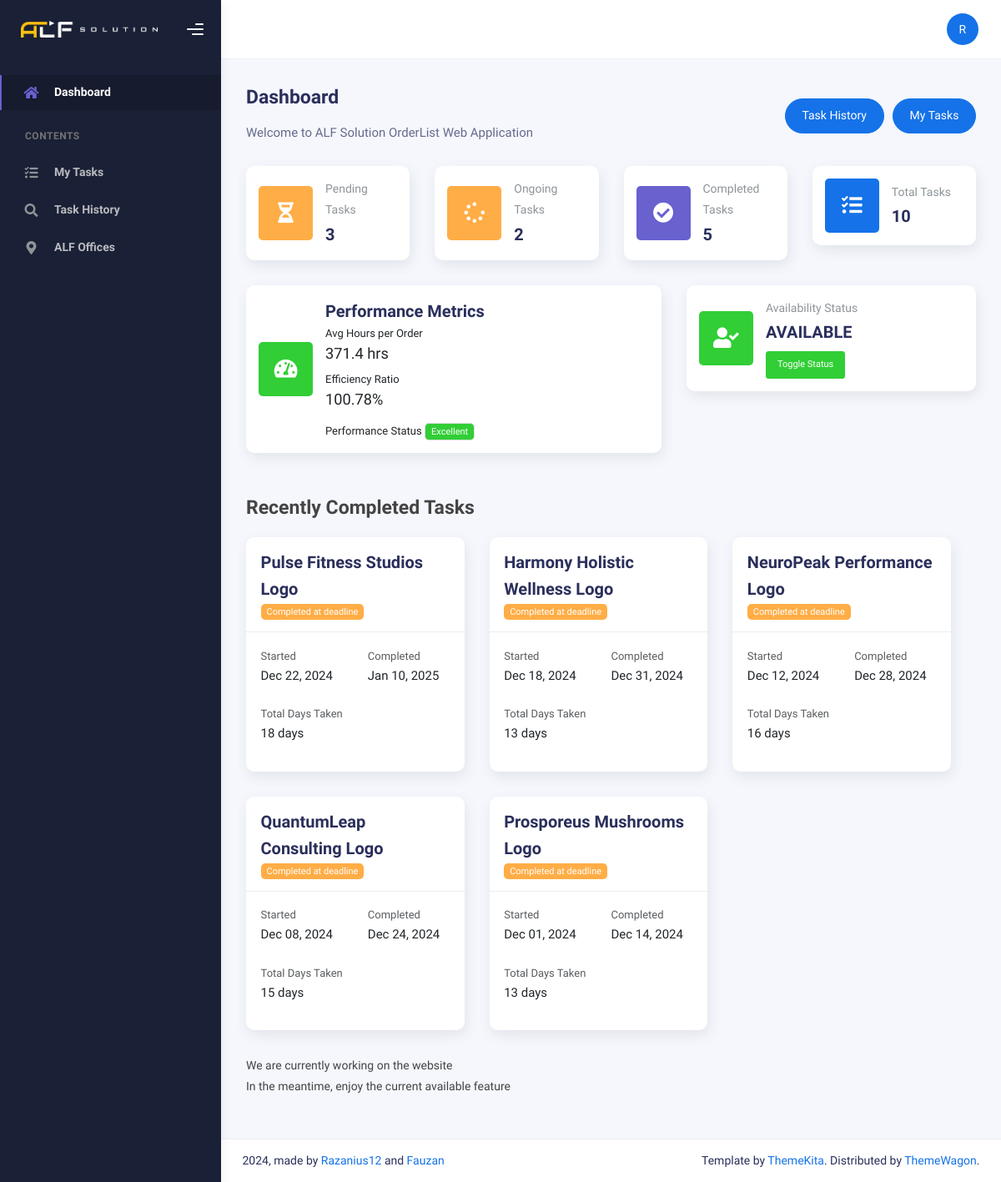
/ (signed in), run on the app's committed database.
### tables this page shows
CREATE TABLE `workers` (
  `id_worker` int(11) NOT NULL,
  `username` varchar(255) NOT NULL,
  `password` varchar(255) NOT NULL,
  `name_worker` varchar(255) NOT NULL,
  `id_position` int(11) NOT NULL,
  `gender_worker` enum('MALE','FEMALE','OTHER') NOT NULL,
  `phone_number` varchar(16) NOT NULL,
  `availability_status` enum('AVAILABLE','TASKED') NOT NULL DEFAULT 'AVAILABLE',
  `assigned_order_id` int(11) DEFAULT NULL,
  `created_at` timestamp NOT NULL DEFAULT current_timestamp(),
  `updated_at` timestamp NOT NULL DEFAULT current_timestamp() ON UPDATE current_timestamp()
);

CREATE TABLE `orders` (
  `id_order` int(11) NOT NULL,
  `project_manager_id` int(11) DEFAULT NULL,
  `worker_id` int(11) DEFAULT NULL,
  `order_name` varchar(255) DEFAULT NULL,
  `description` text DEFAULT NULL,
  `start_date` datetime DEFAULT NULL,
  `finished_at` datetime DEFAULT NULL,
  `deadline` date DEFAULT NULL,
  `status` enum('PENDING','IN_PROGRESS','COMPLETED','CANCELLED') DEFAULT 'PENDING',
  `order_price` int(255) DEFAULT NULL,
  `attachment_id` int(11) DEFAULT NULL
);

### main/pages/dashboard.php (the view, shortened to what the rows shown need)
<?php
$currentUser = getCurrentUserDetails();
require 'config/database.php';
$adminCount = 0;
$workerCount = 0;
$orderCount = 0;
$totalSales = 0;
$monthlyStats = [];
try {
 $adminQuery = "SELECT COUNT(*) AS count FROM admins";
 $adminResult = mysqli_query($conn, $adminQuery);
 if ($adminResult) {
  $adminCount = mysqli_fetch_assoc($adminResult)['count'];
 }
 $workerQuery = "SELECT COUNT(*) AS count FROM workers";
 $workerResult = mysqli_query($conn, $workerQuery);
 if ($workerResult) {
  $workerCount = mysqli_fetch_assoc($workerResult)['count'];
 }
 $orderQuery = "SELECT COUNT(*) AS count FROM orders";
 $orderResult = mysqli_query($conn, $orderQuery);
 if ($orderResult) {
  $orderCount = mysqli_fetch_assoc($orderResult)['count'];
 }
 $totalSalesQuery = "SELECT SUM(order_price) AS total_sales FROM orders";
 $totalSalesResult = mysqli_query($conn, $totalSalesQuery);
 if ($totalSalesResult) {
  $totalSales = mysqli_fetch_assoc($totalSalesResult)['total_sales'];
 }
 $monthlyStatsQuery = "
        SELECT
            DATE_FORMAT(start_date, '%Y-%m') as month,
            COUNT(*) as total_orders,
            COUNT(CASE WHEN status = 'COMPLETED' THEN 1 END) as completed_orders,
            SUM(order_price) as monthly_revenue
        FROM orders
        WHERE start_date >= DATE_SUB(CURRENT_DATE(), INTERVAL 6 MONTH)
        GROUP BY DATE_FORMAT(start_date, '%Y-%m')
        ORDER BY month DESC
    ";
 $monthlyStatsResult = mysqli_query($conn, $monthlyStatsQuery);
 if ($monthlyStatsResult) {
  while ($row = mysqli_fetch_assoc($monthlyStatsResult)) {
   $monthlyStats[] = $row;
  }
 }
 if ($currentUser['role'] === 'worker') {
  $workerId = $currentUser['id'];
  $workerStatsQuery = "
            SELECT
                COUNT(*) as total_tasks,
                COUNT(CASE WHEN status = 'PENDING' THEN 1 END) as pending_tasks,
                COUNT(CASE WHEN status = 'COMPLETED' THEN 1 END) as completed_tasks,
                COUNT(CASE WHEN status = 'IN_PROGRESS' THEN 1 END) as ongoing_tasks
            FROM orders
            WHERE worker_id = ?
        ";
  $stmt = mysqli_prepare($conn, $workerStatsQuery);
  mysqli_stmt_bind_param($stmt, "i", $workerId);
  mysqli_stmt_execute($stmt);
  $workerStats = mysqli_stmt_get_result($stmt)->fetch_assoc();
 }
} catch (Exception $e) {
 error_log("Dashboard Count Error: " . $e->getMessage());
}
$workerId = $_SESSION['user_id'];
$statusQuery = "SELECT availability_status FROM workers WHERE id_worker = ?";
$stmt = mysqli_prepare($conn, $statusQuery);
mysqli_stmt_bind_param($stmt, "i", $workerId);
mysqli_stmt_execute($stmt);
$result = mysqli_stmt_get_result($stmt);
$workerStatus = mysqli_fetch_assoc($result);
$workerId = $currentUser['id'];
$performanceQuery = "
    SELECT
        COUNT(*) as total_completed_orders,
        AVG(TIMESTAMPDIFF(HOUR, start_date, finished_at)) as avg_hours_per_order,
        AVG(TIMESTAMPDIFF(HOUR, start_date, finished_at) /
            TIMESTAMPDIFF(HOUR, start_date, deadline)) as efficiency_ratio,
        (SELECT AVG(TIMESTAMPDIFF(HOUR, start_date, finished_at))
         FROM orders
         WHERE status = 'COMPLETED') as system_avg_hours
    FROM orders
    WHERE worker_id = ? AND status = 'COMPLETED'
";
$stmt = mysqli_prepare($conn, $performanceQuery);
mysqli_stmt_bind_param($stmt, "i", $workerId);
mysqli_stmt_execute($stmt);
$performanceResult = mysqli_stmt_get_result($stmt);
$performance = mysqli_fetch_assoc($performanceResult);
$avgHoursPerOrder = round($performance['avg_hours_per_order'], 2) ?? 0;
$efficiencyRatio = round($performance['efficiency_ratio'] * 100, 2) ?? 0;
$completedTasksQuery = "
    SELECT
        o.id_order,
        o.order_name,
        o.start_date,
        o.finished_at,
        o.deadline,
        TIMESTAMPDIFF(DAY, o.start_date, o.finished_at) as days_taken,
        TIMESTAMPDIFF(DAY, o.finished_at, o.deadline) as days_before_deadline
    FROM
        orders o
    WHERE
        o.worker_id = ? AND o.status = 'COMPLETED'
    ORDER BY
        o.finished_at DESC
    LIMIT 6
";
$stmt = mysqli_prepare($conn, $completedTasksQuery);
mysqli_stmt_bind_param($stmt, "i", $workerId);
mysqli_stmt_execute($stmt);
$completedTasksResult = mysqli_stmt_get_result($stmt);
$completedTasks = [];
while ($task = mysqli_fetch_assoc($completedTasksResult)) {
 $completedTasks[] = $task;
}
function getPerformanceStatus($efficiencyRatio)
{
 if ($efficiencyRatio > 100)
  return ['status' => 'Excellent', 'color' => 'success'];
 return ['status' => 'Needs Improvement', 'color' => 'danger'];
}
$performanceStatus = getPerformanceStatus($efficiencyRatio);
?>
<div class="container">
 <div class="page-inner">
  <?php if ($currentUser['role'] === 'admin'): ?>
   <div class="row">
    <div class="col-sm-6 col-md-3">
     <div class="card card-stats card-round">
      <div class="card-body">
       <div class="row align-items-center">
        <div class="col-icon">
         <div class="icon-big text-center icon-primary bubble-shadow-small">
          <i class="fas fa-users"></i>
         </div>
        </div>
        <div class="col col-stats ms-3 ms-sm-0">
         <div class="numbers">
          <p class="card-category">Admins</p>
          <h4 class="card-title"><?php echo htmlspecialchars($adminCount); ?></h4>
         </div>
        </div>
       </div>
      </div>
     </div>
    </div>
    <div class="col-sm-6 col-md-3">
     <div class="card card-stats card-round">
      <div class="card-body">
       <div class="row align-items-center">
        <div class="col-icon">
         <div class="icon-big text-center icon-info bubble-shadow-small">
          <i class="fas fa-user-check"></i>
         </div>
        </div>
        <div class="col col-stats ms-3 ms-sm-0">
         <div class="numbers">
          <p class="card-category">Workers</p>
          <h4 class="card-title"><?php echo htmlspecialchars($workerCount); ?></h4>
         </div>
        </div>
       </div>
      </div>
     </div>
    </div>
    <div class="col-sm-6 col-md-3">
     <div class="card card-stats card-round">
      <div class="card-body">
       <div class="row align-items-center">
        <div class="col-icon">
         <div class="icon-big text-center icon-success bubble-shadow-small">
          <i class="fas fa-luggage-cart"></i>
         </div>
        </div>
        <div class="col col-stats ms-3 ms-sm-0">
         <div class="numbers">
          <p class="card-category">Total Sales</p>
          <h4 class="card-title">$ <?php echo htmlspecialchars(number_format($totalSales, 0, ',', '.')); ?></h4>
         </div>
        </div>
       </div>
      </div>
     </div>
    </div>
    <div class="col-sm-6 col-md-3">
     <div class="card card-stats card-round">
      <div class="card-body">
       <div class="row align-items-center">
        <div class="col-icon">
         <div class="icon-big text-center icon-secondary bubble-shadow-small">
          <i class="far fa-check-circle"></i>
         </div>
        </div>
        <div class="col col-stats ms-3 ms-sm-0">
         <div class="numbers">
          <p class="card-category">Orders</p>
          <h4 class="card-title"><?php echo htmlspecialchars($orderCount); ?></h4>
         </div>
        </div>
       </div>
      </div>
     </div>
    </div>
   </div>
   <div class="row mt-4">
    <div class="col-md-12">
     <div class="card">
      <div class="card-header">
       <h4 class="card-title">Monthly Statistics (Last 6 Months)</h4>
      </div>
      <div class="card-body">
       <div class="table-responsive">
        <table class="table table-hover">
         <thead>
          <tr>
           <th>Month</th>
           <th>Total Orders</th>
           <th>Completed Orders</th>
           <th>Monthly Revenue</th>
          </tr>
         </thead>
         <tbody>
          <?php foreach ($monthlyStats as $stats): ?>
           <tr>
            <td><?php echo date('F Y', strtotime($stats['month'] . '-01')); ?></td>
            <td><?php echo htmlspecialchars($stats['total_orders']); ?></td>
            <td><?php echo htmlspecialchars($stats['completed_orders']); ?></td>
            <td>$ <?php echo htmlspecialchars(number_format($stats['monthly_revenue'], 0, ',', '.')); ?></td>
           </tr>
          <?php endforeach; ?>
         </tbody>
        </table>
       </div>
      </div>
     </div>
    </div>
   </div>
  <?php else: ?>
   <div class="row">
    <div class="col-sm-6 col-md-3">
     <div class="card card-stats card-round">
      <div class="card-body">
       <div class="row align-items-center">
        <div class="col-icon">
         <div class="icon-big text-center icon-warning bubble-shadow-small">
          <i class="fas fa-hourglass-half"></i>
         </div>
        </div>
        <div class="col col-stats ms-3 ms-sm-0">
         <div class="numbers">
          <p class="card-category">Pending Tasks</p>
          <h4 class="card-title"><?php echo htmlspecialchars($workerStats['pending_tasks']); ?></h4>
         </div>
        </div>
       </div>
      </div>
     </div>
    </div>
    <div class="col-sm-6 col-md-3">
     <div class="card card-stats card-round">
      <div class="card-body">
       <div class="row align-items-center">
        <div class="col-icon">
         <div class="icon-big text-center icon-warning bubble-shadow-small">
          <i class="fas fa-spinner fa-spin"></i>
         </div>
        </div>
        <div class="col col-stats ms-3 ms-sm-0">
         <div class="numbers">
          <p class="card-category">Ongoing Tasks</p>
          <h4 class="card-title"><?php echo htmlspecialchars($workerStats['ongoing_tasks']); ?></h4>
         </div>
        </div>
       </div>
      </div>
     </div>
    </div>
    <div class="col-sm-6 col-md-3">
     <div class="card card-stats card-round">
      <div class="card-body">
       <div class="row align-items-center">
        <div class="col-icon">
         <div class="icon-big text-center icon-secondary bubble-shadow-small">
          <i class="fas fa-check-circle"></i>
         </div>
        </div>
        <div class="col col-stats ms-3 ms-sm-0">
         <div class="numbers">
          <p class="card-category">Completed Tasks</p>
          <h4 class="card-title"><?php echo htmlspecialchars($workerStats['completed_tasks']); ?></h4>
         </div>
        </div>
       </div>
      </div>
     </div>
    </div>
    <div class="col-sm-6 col-md-3">
     <div class="card card-stats card-round">
      <div class="card-body">
       <div class="row align-items-center">
        <div class="col-icon">
         <div class="icon-big text-center icon-primary bubble-shadow-small">
          <i class="fas fa-tasks"></i>
         </div>
        </div>
        <div class="col col-stats ms-3 ms-sm-0">
         <div class="numbers">
          <p class="card-category">Total Tasks</p>
          <h4 class="card-title"><?php echo htmlspecialchars($workerStats['total_tasks']); ?></h4>
         </div>
        </div>
       </div>
      </div>
     </div>
    </div>
    <div class="col-sm-6 col-md-7">
     <div class="card card-stats card-round">
      <div class="card-body">
       <div class="row align-items-center">
        <div class="col-icon">
         <div class="icon-big text-center icon-<?php echo $performanceStatus['color']; ?> bubble-shadow-small">
          <i class="fas fa-tachometer-alt"></i>
         </div>
        </div>
        <div class="col col-stats ms-3 ms-sm-0">
         <div class="numbers">
          <p class="card-title">Performance Metrics</p>
          <div class="row">
           <div class="col-8">
            <small>Avg Hours per Order</small>
            <h5><?php echo htmlspecialchars($avgHoursPerOrder); ?> hrs</h5>
           </div>
           <div class="col-8">
            <small>Efficiency Ratio</small>
            <h5><?php echo htmlspecialchars($efficiencyRatio); ?>%</h5>
           </div>
          </div>
          <div class="row mt-2">
           <div class="col-12">
            <small>Performance Status</small>
            <span class="badge bg-<?php echo $performanceStatus['color']; ?>">
             <?php echo htmlspecialchars($performanceStatus['status']); ?>
            </span>
           </div>
          </div>
         </div>
        </div>
       </div>
      </div>
     </div>
    </div>
    <div class="col-sm-6 col-md-5">
     <div class="card card-stats card-round">
      <div class="card-body">
       <div class="row align-items-center">
        <div class="col-icon">
         <div class="icon-big text-center
         <?php
         echo $workerStatus['availability_status'] === 'AVAILABLE'
          ? 'icon-success'
          : 'icon-warning';
         ?> bubble-shadow-small" id="availabilityIcon">
          <i class="fas fa-user-check"></i>
         </div>
        </div>
        <div class="col col-stats ms-3 ms-sm-0">
         <div class="numbers">
          <p class="card-category">Availability Status</p>
          <h4 class="card-title" id="availabilityStatus">
           <?php echo htmlspecialchars($workerStatus['availability_status']); ?>
          </h4>
          <button id="toggleAvailability" class="btn btn-sm mt-2 <?php
          echo $workerStatus['availability_status'] === 'AVAILABLE'
           ? 'btn-success'
           : 'btn-warning'; ?>">
           Toggle Status
          </button>
         </div>
        </div>
       </div>
      </div>
     </div>
    </div>
    <div class="row mt-4">
     <div class="col-12">
      <h4 class="page-title">Recently Completed Tasks</h4>
     </div>
     <?php if (!empty($completedTasks)): ?>
      <?php foreach ($completedTasks as $task): ?>
       <div class="col-md-4">
        <div class="card card-task">
         <div class="card-header">
          <div class="card-title">
           <?php echo htmlspecialchars($task['order_name']); ?>
          </div>
          <div class="card-tools">
           <?php
           $badgeClass = $task['days_before_deadline'] > 0 ? 'badge-success' : ($task['days_before_deadline'] < 0 ? 'badge-danger' : 'badge-warning');
           ?>
           <span class="badge <?php echo $badgeClass; ?>">
            <?php
            if ($task['days_before_deadline'] > 0) {
             echo "Completed {$task['days_before_deadline']} days early";
            } elseif ($task['days_before_deadline'] < 0) {
             echo "Completed " . abs($task['days_before_deadline']) . " days late";
            } elseif ($task['days_before_deadline'] == 0) {
             echo "Completed at deadline";
            }
            ?>
           </span>
          </div>
         </div>
         <div class="card-body">
          <div class="row">
           <div class="col-6">
            <small class="text-muted">Started</small>
            <p><?php echo date('M d, Y', strtotime($task['start_date'])); ?></p>
           </div>
           <div class="col-6">
            <small class="text-muted">Completed</small>
            <p><?php echo date('M d, Y', strtotime($task['finished_at'])); ?></p>
           </div>
          </div>
          <div class="row mt-2">
           <div class="col-12">
            <small class="text-muted">Total Days Taken</small>
            <p><?php echo $task['days_taken']; ?> days</p>
           </div>
          </div>
         </div>
        </div>
       </div>
      <?php endforeach; ?>
     <?php endif; ?>
    </div>
   </div>
  <?php endif; ?>
 </div>
</div>

### data on the page
workers: availability_status "AVAILABLE"
orders: order_name "Pulse Fitness Studios Logo", start_date "Dec 22, 2024", finished_at "Jan 10, 2025", days_taken "18"
orders: order_name "Harmony Holistic Wellness Logo", start_date "Dec 18, 2024", finished_at "Dec 31, 2024", days_taken "13"
orders: order_name "NeuroPeak Performance Logo", start_date "Dec 12, 2024", finished_at "Dec 28, 2024", days_taken "16"
orders: order_name "QuantumLeap Consulting Logo", start_date "Dec 08, 2024", finished_at "Dec 24, 2024", days_taken "15"
orders: order_name "Prosporeus Mushrooms Logo", start_date "Dec 01, 2024", finished_at "Dec 14, 2024", days_taken "13"

### other printed values
$item['label'] "Dashboard"
$item['label'] "My Tasks"
$item['label'] "Task History"
$item['label'] "ALF Offices"
substr($currentUser['name'] ?? 'U', 0, 1) "R"
$workerStats['pending_tasks'] "3"
$workerStats['ongoing_tasks'] "2"
$workerStats['completed_tasks'] "5"
$workerStats['total_tasks'] "10"
$avgHoursPerOrder "371.4"
$efficiencyRatio "100.78"
$performanceStatus['status'] "Excellent"
